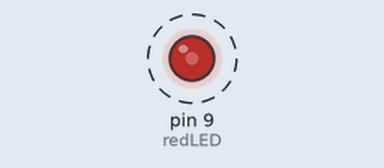
The sketch below on a simulated Arduino Uno, built with avr-gcc and run on an emulated ATmega328P. Parts: output pins drawn as LEDs (lit = HIGH). Dashed ring = blinking.

Above: at 0.05 s.
Timing chart, 0 to 3.5 s (numbered marks = the images above):
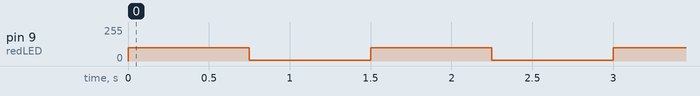

Measured:
- by itself, pin 9 (redLED): alternates 100/255 for 0.75 s and 5/255 for 0.75 s

The sketch:

AnalogWrite.ino
```cpp
int redLED = 9;
int bright = 100;
int dim = 5;
int waitTime = 750;

void setup() {
  // put your setup code here, to run once:
pinMode(redLED, OUTPUT);
}

void loop() {
  // put your main code here, to run repeatedly:
analogWrite(redLED, bright);
delay(waitTime);
analogWrite(redLED, dim);
delay(waitTime);
}
```
